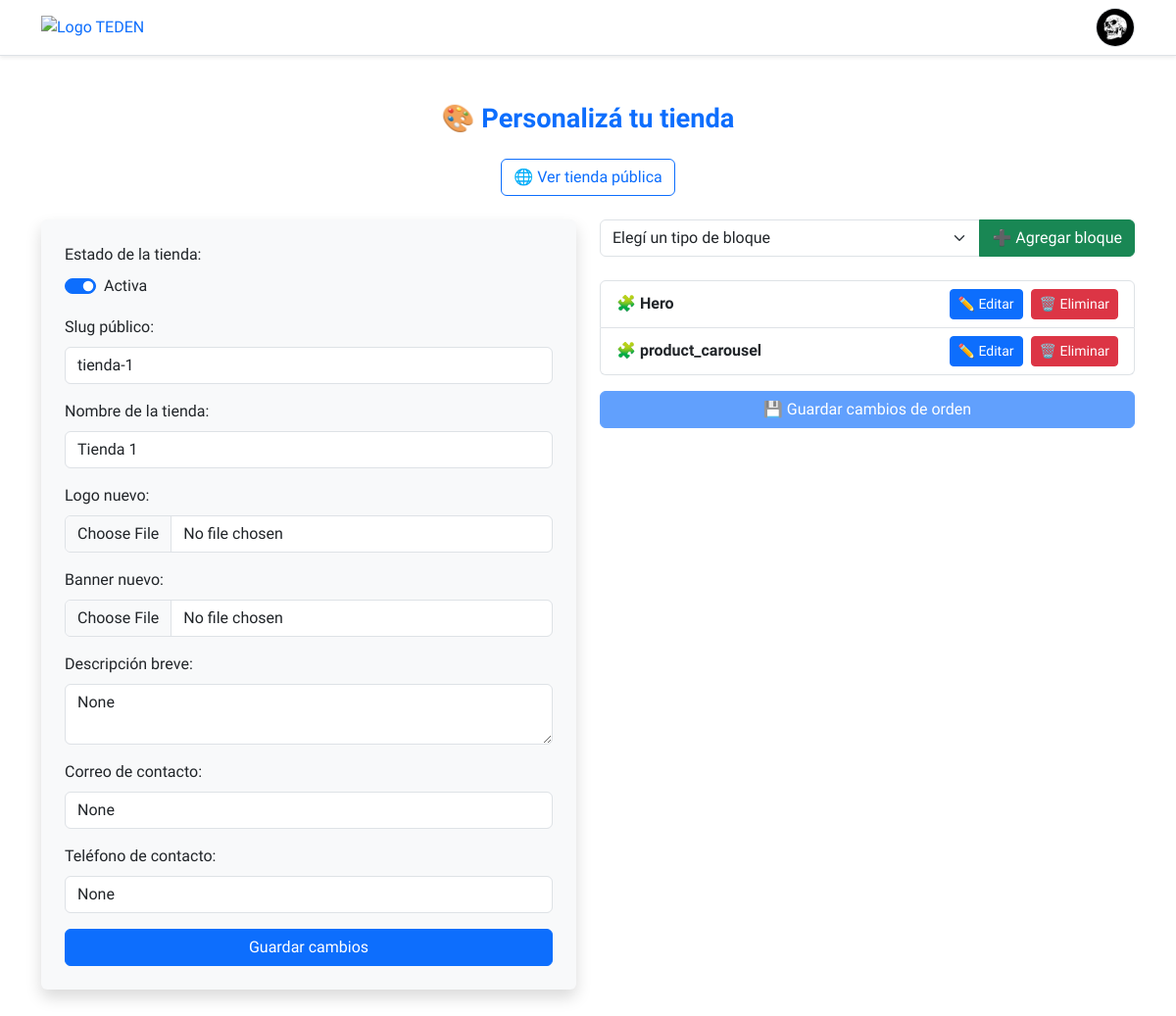
Page /store/mi-tienda/ (signed in) on the committed database.
### store/models.py (models this page shows, shortened)
class Store(models.Model):
    owner = models.OneToOneField(User, on_delete=models.CASCADE, related_name='store_profile')
    name = models.CharField(max_length=255)
    slug = models.SlugField(unique=True, blank=True)
    custom_css = models.TextField(blank=True, null=True)
    custom_js = models.TextField(blank=True, null=True)
    custom_meta = models.TextField(blank=True, null=True)
    logo = models.ImageField(upload_to='store_logos/', blank=True, null=True)
    banner = models.ImageField(upload_to='store_banners/', blank=True, null=True)
    description = models.TextField(blank=True, null=True)
    created_at = models.DateTimeField(auto_now_add=True)
    updated_at = models.DateTimeField(auto_now=True)
    is_active = models.BooleanField(default=True)
    is_featured = models.BooleanField(default=False)
    social_links = models.JSONField(default=dict, blank=True, null=True)
    contact_email = models.EmailField(blank=True, null=True)
    contact_phone = models.CharField(max_length=20, blank=True, null=True)
    address = models.CharField(max_length=255, blank=True, null=True)
    mercadopago_connected = models.BooleanField(default=False)
    mercadopago_access_token = models.CharField(max_length=255, blank=True, null=True)
    mercadopago_refresh_token = models.CharField(max_length=255, blank=True, null=True)
    mercadopago_public_key = models.CharField(max_length=255, blank=True, null=True)
    mercadopago_user_id = models.CharField(max_length=255, blank=True, null=True)
    mercadopago_country = models.CharField(max_length=10, blank=True, null=True)
    mercadopago_expires_in = models.IntegerField(blank=True, null=True)
    mercadopago_last_sync = models.DateTimeField(blank=True, null=True)

class StoreBlock(models.Model):
    store = models.ForeignKey(Store, on_delete=models.CASCADE, related_name="blocks")
    block_type = models.CharField(choices=[
        ('hero', 'Hero'),
        ('about', 'Sobre mí'),
        ('products', 'Productos'),
        ('testimonial', 'Testimonio'),
        ('contact', 'Contacto'),
    ], max_length=50)
    content = models.JSONField(default=dict)
    order = models.PositiveIntegerField(default=0)
    visible = models.BooleanField(default=True)
    class Meta:
        ordering = ['order']

### store/views.py (the view)
# urls.py: path('mi-tienda/', views.edit_store, name='edit_store'),
@login_required
def edit_store(request):
    store = request.user.store_profile
    if request.method == 'POST':
        form = StoreEditForm(request.POST, request.FILES, instance=store)
        is_active = request.POST.get('is_active') == 'true' or request.POST.get('is_active') == 'on'
        form.instance.is_active = is_active
        if form.is_valid():
            form.save()
            return redirect('store:edit_store')
    else:
        form = StoreEditForm(instance=store)
    public_url = request.build_absolute_uri(reverse('store:public_store', args=[store.slug]))
    blocks = store.blocks.order_by('order')
    block_forms = [
        (block, BLOCK_FORM_MAP[block.block_type](initial=block.content))
        if BLOCK_FORM_MAP.get(block.block_type)
        else (block, None)
        for block in blocks
    ]
    return render(request, 'store/mi_tienda.html', {
        'form': form,
        'store': store,
        'public_url': public_url,
        'block_forms': block_forms
    })

### store/forms_store.py (shortened to what this page needs)
class StoreEditForm(forms.ModelForm):
    class Meta:
        model = Store
        fields = ['name', 'slug', 'is_active', 'description', 'logo', 'banner', 'contact_email', 'contact_phone', 'address']
        widgets = {
            'slug': forms.TextInput(attrs={'placeholder': 'mi-tienda-unica'}),
            'name': forms.TextInput(attrs={'placeholder': 'Nombre de la tienda'}),
            'description': forms.Textarea(attrs={'rows': 3, 'placeholder': 'Descripción de la tienda'}),
            'address': forms.TextInput(attrs={'placeholder': 'Dirección'}),
            'contact_email': forms.EmailInput(attrs={'placeholder': 'Email de contacto'}),
            'contact_phone': forms.TextInput(attrs={'placeholder': 'Teléfono de contacto'}),
        }

### store/templates/store/mi_tienda.html (shortened to what this page needs)
{% extends 'users/base.html' %}
{% block content %}
<div class="container py-5">
  <h2 class="mb-4 text-center">🎨 <span class="text-primary">Personalizá tu tienda</span></h2>
  {% if request.user.store_profile %}
    <div class="mb-4 text-center">
      <a href="{% url 'store:public_store' request.user.store_profile.slug %}" target="_blank" class="btn btn-outline-primary">
        🌐 Ver tienda pública
      </a>
    </div>
  {% endif %}
  <div class="row g-4">
    <div class="col-md-6">
      <form method="post" enctype="multipart/form-data" class="card shadow p-4 bg-light border-0 mb-4">
        <div class="mb-3">
          <label class="form-label">Estado de la tienda:</label><br>
          <div class="form-check form-switch d-inline-block">
            <input class="form-check-input" type="checkbox" name="is_active" id="is_active" value="true" {% if store.is_active %}checked{% endif %}>
            <label class="form-check-label" for="is_active">{% if store.is_active %}Activa{% else %}Inactiva{% endif %}</label>
          </div>
        </div>
        <div class="mb-3">
          <label class="form-label">Slug público:</label>
          <input type="text" class="form-control" name="slug" value="{{ store.slug }}" required>
        </div>
        <div class="mb-3">
          <label class="form-label">Nombre de la tienda:</label>
          <input type="text" class="form-control" name="name" value="{{ store.name }}" required>
        </div>
        <div class="mb-3">
          <label class="form-label">Logo nuevo:</label>
          <input type="file" class="form-control" name="logo" accept="image/*">
        </div>
          <div class="mb-3">
            <label class="form-label">Banner nuevo:</label>
            <input type="file" class="form-control" name="banner" accept="image/*">
          </div>
        <div class="mb-3">
          <label class="form-label">Descripción breve:</label>
          <textarea class="form-control" name="description" rows="2" maxlength="200" placeholder="Breve descripción de la tienda">{{ store.description }}</textarea>
        </div>
        <div class="mb-3">
          <label class="form-label">Correo de contacto:</label>
          <input type="email" class="form-control" name="contact_email" value="{{ store.contact_email }}" placeholder="ejemplo@email.com">
        </div>
        <div class="mb-3">
          <label class="form-label">Teléfono de contacto:</label>
          <input type="text" class="form-control" name="contact_phone" value="{{ store.contact_phone }}" placeholder="Ej: +54 9 11 1234-5678">
        </div>
        <button type="submit" class="btn btn-primary w-100">Guardar cambios</button>
      </form>
    </div>
    <div class="col-md-6">
      <form method="post" action="{% url 'store:add_block' %}" class="mb-4">
        <div class="input-group">
          <select name="block_type" class="form-select" required>
            <option value="" disabled selected>Elegí un tipo de bloque</option>
          </select>
          <button class="btn btn-success" type="submit">➕ Agregar bloque</button>
        </div>
      </form>
      <ul id="sortable-blocks" class="list-group mb-3">
        {% for block in request.user.store_profile.blocks.all %}
          <li class="list-group-item d-flex justify-content-between align-items-center" data-block-id="{{ block.id }}">
            <span>🧩 <strong>{{ block.get_block_type_display|default:block.block_type }}</strong></span>
            <div class="d-flex gap-2">
              <a href="{% url 'store:edit_block' block.id %}" class="btn btn-sm btn-primary">✏️ Editar</a>
              <form action="{% url 'store:delete_block' block.id %}" method="post" style="display:inline;">
                <button type="submit" class="btn btn-sm btn-danger">🗑️ Eliminar</button>
              </form>
            </div>
          </li>
        {% empty %}
          <li class="list-group-item text-center">No hay bloques todavía. ¡Agregá uno! 👇</li>
        {% endfor %}
      </ul>
      <button id="save-order-btn" class="btn btn-primary w-100" disabled>💾 Guardar cambios de orden</button>
    </div>
  </div>
</div>
{% endblock %}

### rows in the picture
Store: is_active "☑", slug "tienda-1", name "Tienda 1", description "None", contact_email "None", contact_phone "None"
StoreBlock: block_type "Hero"
StoreBlock: block_type "product_carousel"
